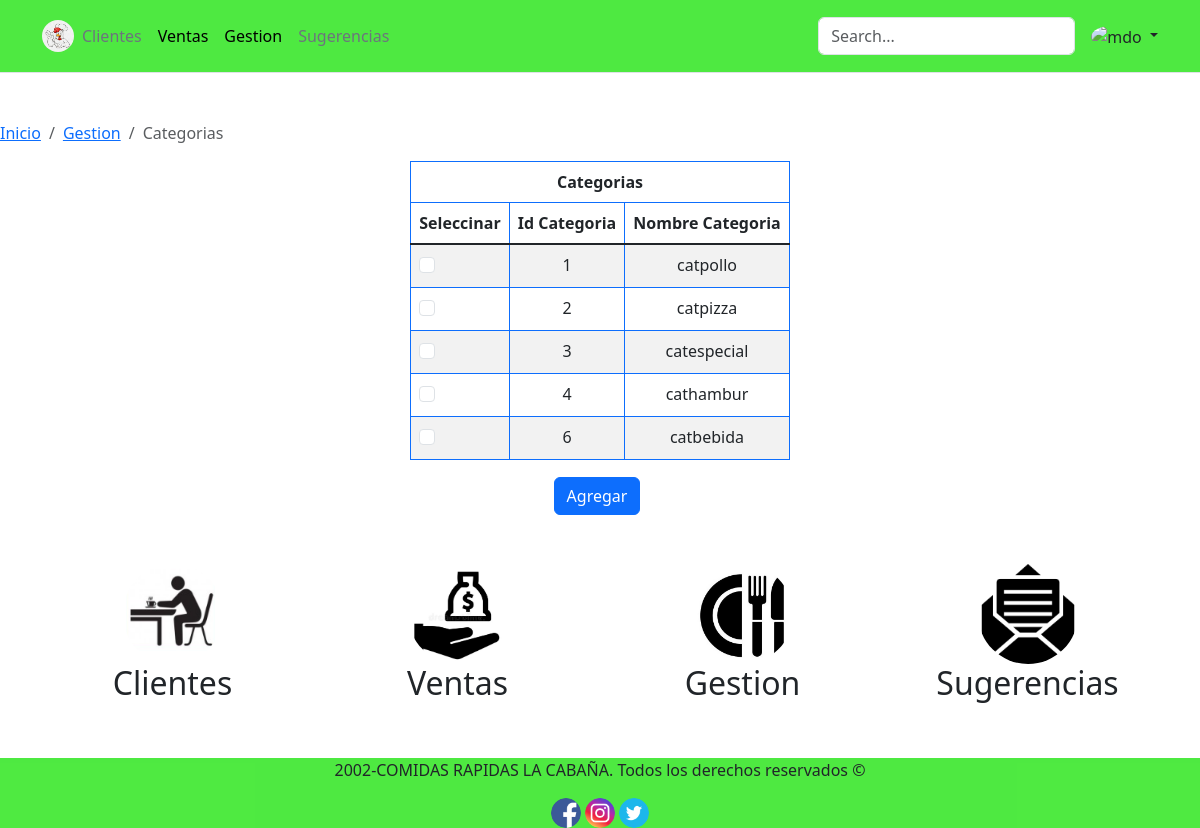
/Proyecto/view/administrador/gestion/categorias_adm.php (signed in), run on the app's committed database.
### tables this page shows
CREATE TABLE `categorias` (
  `id_categoria` int(10) NOT NULL,
  `nombre_cat` varchar(50) NOT NULL
);

### Proyecto/view/administrador/gestion/categorias/tabla_cat.php (the view, shortened to what this page needs)
<div class="container">
<div class="d-flex justify-content-center">
<div class="row">
<div class="col-md-12 table-responsive" >
   <table class="table table-bordered border-primary table-striped " style="text-align:center" >
    <thead>
            <th colspan="5" scope="col">Categorias</th>
            <tr>
            <th scope="col">Seleccinar</th>
            <th scope="col">Id Categoria</th>
            <th scope="col">Nombre Categoria</th>
        </tr>
    </thead>
    <tbody>
    <?php
    include_once ('../crud/conexion.php');
        if(isset($_GET['btnbuscar']))
        {
            $buscar=$_get['txtbuscar'];
            $querycategorias=mysqli_query($conexion,"SELECT id_categoria,nombre_cat, FROM categorias WHERE id_categoria LIKE '".$buscar."%'");
        }
        else
        {
            $querycategorias=mysqli_query($conexion,"SELECT * FROM categorias ORDER BY id_categoria ASC");
        }
            while($mostrar=mysqli_fetch_array($querycategorias)) {
            if($mostrar['id_categoria']!=5){
            echo "<tr>";
            echo "<td><div class='form-check' >
            <input  class='form-check-input' type='checkbox' value='' data-doc-categorias='" . $mostrar['id_categoria'] . "' style='text-align:center' onchange='toggleButtons(this)'/>
            </div></td>";
            echo "<td>"; echo $mostrar['id_categoria']; echo "</td>";
            echo "<td>"; echo $mostrar['nombre_cat']; echo "</td>";
            echo "</tr>";
        }
    }
        ?>
    </table>
    </div>
    </div>
    </div>
    </div>
    <div class="container">
        <div class="d-flex justify-content-around">
            <div class="row">
            <table class="table-responsive">
                <tr>
                    <td><a  class="btn btn-primary" id="addButton" onclick="abrirform()">Agregar</a></td>
                    <td><a href="../categorias/agregar_cat.php?id_cat=<?php echo $mostrar['id_categoria'];?>"   class="btn btn-primary" id="viewButton">Visualizar</a></td>
                    <td><a href="../categorias/editar.php?id_cat=<?php echo $mostrar['id_categoria'];?>"   class="btn btn-primary" id="editButton">Editar</a></td>
                    <td></td>
                </tr>
            </table>
            </div>
        </div>
    </div>

### data on the page
categorias: id_categoria "1", nombre_cat "catpollo"
categorias: id_categoria "2", nombre_cat "catpizza"
categorias: id_categoria "3", nombre_cat "catespecial"
categorias: id_categoria "4", nombre_cat "cathambur"
categorias: id_categoria "6", nombre_cat "catbebida"
